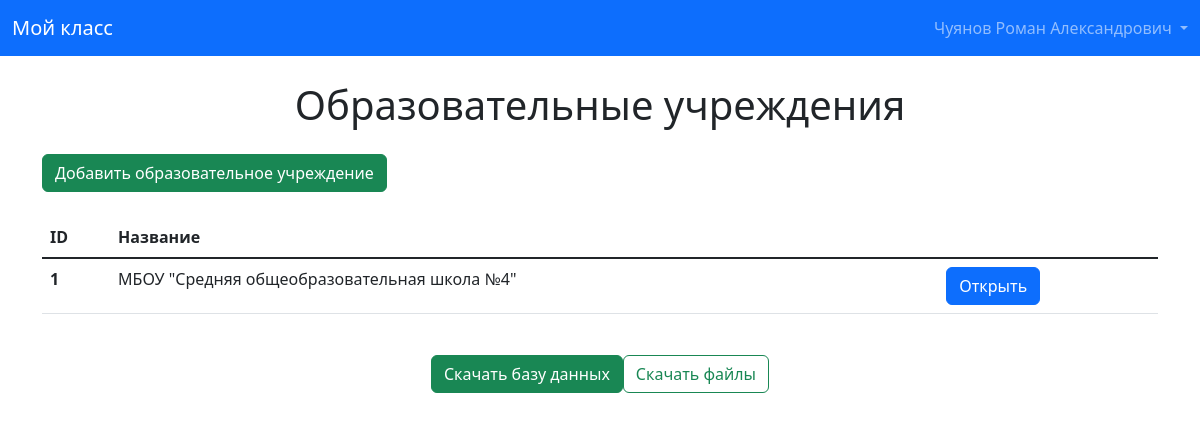
Page /admin_panel (signed in) on the committed database.
### data/models.py (models this page shows, shortened)
class User(SqlAlchemyBase, UserMixin, SerializerMixin):
    __tablename__ = 'users'
    serialize_rules = ("-user_class", "-school",)
    id = Column(Integer, primary_key=True, autoincrement=True)
    fullname = Column(String, nullable=False)
    class_id = Column(Integer, ForeignKey("classes.id"))
    school_id = Column(Integer, ForeignKey("schools.id"))
    login = Column(String, unique=True)
    hashed_password = Column(String)
    key = Column(String, unique=True)
    is_registered = Column(Boolean, nullable=False, default=False)
    is_arrived = Column(Boolean)
    arrival_time = Column(DateTime)
    statuses = Column(String, nullable=False, default="1")
    user_class = orm.relationship('Class')
    school = orm.relationship('School')

class School(SqlAlchemyBase, SerializerMixin):
    __tablename__ = 'schools'
    serialize_rules = ("-school_class", "-user",)
    id = Column(Integer, primary_key=True, autoincrement=True)
    name = Column(String, nullable=False)
    fullname = Column(Text)
    school_class = orm.relationship("Class", back_populates="school")
    user = orm.relationship("User", back_populates="school")

### main.py (the view)
@app.route('/admin_panel')
@login_required
def admin_panel():
    if not current_user.is_registered:
        return redirect(url_for("finish_register"))
    db_sess = create_session()
    permission = db_sess.query(Permission).filter(Permission.title == "access_admin_panel").first()  # noqa
    if not allowed_permission(current_user, permission):
        abort(403)
    schools = db_sess.query(School).all()
    db_sess.close()
    data = {
        "schools": schools
    }
    return render_template("admin_panel.html", **data)

### data/db_session.py (called while the page is built)
def create_session() -> Session:
    global __factory
    return __factory()

### data/functions.py (called while the page is built)
def allowed_permission(user, permission, allow_default=True):
    if not (isinstance(user, (User, int)) or isinstance(permission, (Permission, int, str))):
        raise TypeError
    db_sess = create_session()  # noqa
    if isinstance(user, int):
        user = db_sess.query(User).filter(User.id == user).first()  # noqa
    user: User
    statuses = db_sess.query(Status).filter(Status.id.in_(user.statuses.split(", "))).all()  # noqa
    db_sess.close()
    for status in statuses:
        if allowed_status_permission(status, permission, allow_default=allow_default):
            return True
    if allow_default:
        return False
    return

### main.py (called while the page is built)
@login_manager.user_loader
def load_user(user_id):
    db_sess = create_session()
    user = db_sess.query(User).get(user_id)
    permission = db_sess.query(Permission).filter(Permission.title == "login").first()  # noqa
    db_sess.close()
    if isinstance(user, User):
        if allowed_permission(user, permission):
            return user

### templates/admin_panel.html (shortened to what this page needs)
{% extends "base.html" %}
{% block content %}
    <div class="container" style="margin-top: 25px">
        <h1 style="text-align: center">Образовательные учреждения</h1>
    </div>
    <div class="container" style="margin-top: 25px">
        <a href="{{ url_for("add_school") }}" class="btn btn-success">Добавить образовательное учреждение</a>
    </div>
    <div class="container" style="margin-top: 25px">
        <table class="table">
            <thead>
            <tr>
                <th scope="col">ID</th>
                <th scope="col">Название</th>
                <th scope="col"></th>
            </tr>
            </thead>
            <tbody class="table-group-divider">
            {% for school in schools %}
                <tr>
                    <th scope="row">{{ school.id }}</th>
                    <td>{{ school.name }}</td>
                    <td>
                        <a href="{{ url_for("school_info", school_id=school.id) }}" class="btn btn-primary">
                            Открыть
                        </a>
                    </td>
                </tr>
            {% endfor %}
            </tbody>
        </table>
    </div>
    <div class="container-fluid" style="margin-top: 25px; justify-content: center; display: inline-flex">
        <a href="{{ url_for("download_db") }}" class="btn btn-success">
            Скачать базу данных
        </a>
        <a href="{{ url_for("download_files") }}" class="btn btn-outline-success">
            Скачать файлы
        </a>
    </div>
{% endblock %}

### templates/base.html (shortened to what this page needs)
<!doctype html>
<html lang="ru">
<head>
    <link href="https://cdn.jsdelivr.net/npm/bootstrap@5.3.0-alpha1/dist/css/bootstrap.min.css"
          rel="stylesheet"
>
</head>
<header>
    <nav class="navbar bg-primary" data-bs-theme="dark">
        <div class="container-fluid">
            <a class="navbar-brand mb-0 h1" href="{{ url_for("home") }}">Мой класс</a>
            {% if current_user.is_authenticated %}
                <ul class="navbar-nav">
                    <li class="nav-item dropdown">
                        <a class="nav-link dropdown-toggle" role="button"
                           data-bs-toggle="dropdown" aria-expanded="false">
                            {{ current_user.fullname }}
                        </a>
                    </li>
                </ul>
            {% endif %}
        </div>
    </nav>
</header>
<body>
{% block content %}
{% endblock %}
</body>
</html>

### rows in the picture
User: fullname "Чуянов Роман Александрович"
School: id "1", name "МБОУ \"Средняя общеобразовательная школа №4\""
